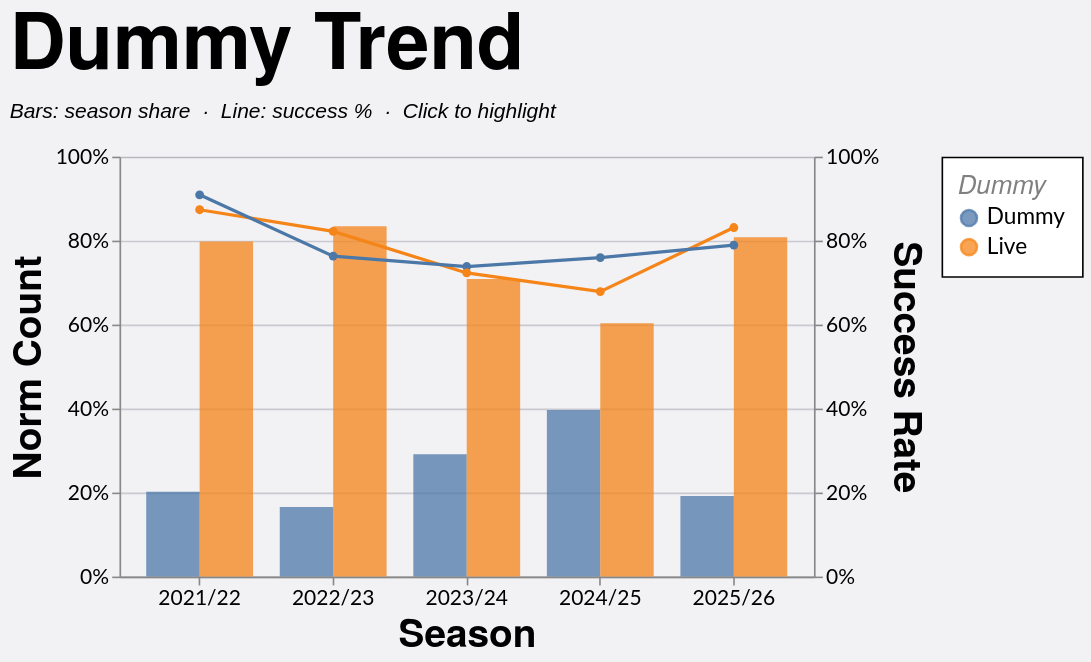

Write a Vega-Lite specification for this figure.
### Vega-Lite specification from a JSON file in a GitHub repository (floating-point values rounded to 4 significant figures; data arrays with more than 128 entries replaced by an {"elided": "..."} marker saying what was removed)
{"config": {"axis": {"labelFont": "Lato, sans-serif", "titleFont": "PT Sans Narrow, Helvetica Neue, Helvetica, Arial, sans-serif", "labelFontSize": 13, "titleFontSize": 24, "gridColor": "#202947", "gridOpacity": 0.2}, "header": {"labelFont": "PT Sans Narrow, Helvetica Neue, Helvetica, Arial, sans-serif", "titleFont": "PT Sans Narrow, Helvetica Neue, Helvetica, Arial, sans-serif", "labelFontSize": 24, "titleFontSize": 28, "labelFontWeight": "bold", "orient": "left"}, "legend": {"labelFont": "Lato, sans-serif", "titleFont": "PT Sans Narrow, Helvetica Neue, Helvetica, Arial, sans-serif", "labelFontSize": 14, "titleFontSize": 16, "titlePadding": 5, "fillColor": "white", "strokeColor": "black", "padding": 10, "titleFontWeight": "lighter", "titleFontStyle": "italic", "titleColor": "gray", "offset": 10}, "title": {"font": "PT Sans Narrow, Helvetica Neue, Helvetica, Arial, sans-serif", "fontSize": 48, "fontWeight": "bold", "anchor": "start", "align": "center", "titlePadding": 20, "subtitlePadding": 10, "subtitleFontSize": 13, "subtitleColor": "", "subtitleFontStyle": "italic", "offset": 15, "color": "black"}, "axisX": {"labelAngle": 0}, "facet": {"title": null, "header": null, "align": {"row": "each", "column": "each"}}, "resolve": {"scale": {"y": "independent", "facet": "independent"}}, "background": "#f2f1f4"}, "layer": [{"mark": {"type": "bar", "opacity": 0.35}, "encoding": {"color": {"field": "dummy", "title": "Dummy", "type": "nominal"}, "opacity": {"condition": {"param": "loDummyTrendHighlight", "value": 0.75}, "value": 0.12}, "tooltip": [{"field": "season", "title": "Season", "type": "nominal"}, {"field": "dummy", "title": "Dummy", "type": "nominal"}, {"field": "won", "format": ",.0f", "title": "Won", "type": "quantitative"}, {"field": "attempts", "format": ",.0f", "title": "Attempts", "type": "quantitative"}, {"field": "norm_count", "format": ".1%", "title": "Norm Count", "type": "quantitative"}, {"field": "success_rate", "format": ".1%", "title": "Success Rate", "type": "quantitative"}], "x": {"field": "season", "sort": ["2021/22", "2022/23", "2023/24", "2024/25", "2025/26"], "title": "Season", "type": "nominal"}, "xOffset": {"field": "dummy", "type": "nominal"}, "y": {"axis": {"format": "%", "orient": "left"}, "field": "norm_count", "scale": {"domain": [0, 1]}, "title": "Norm Count", "type": "quantitative"}}, "name": "view_8", "transform": [{"filter": "(loSquad == 'All' || datum.squad == loSquad) && (loGameType == 'All' || (loGameType == 'League + Cup' && (datum.game_type == 'League' || datum.game_type == 'Cup')) || (loGameType == 'League only' && datum.game_type == 'League') || datum.game_type == loGameType) && (loOpposition == 'All' || datum.opposition == loOpposition) && (loThrower == 'All' || datum.thrower == loThrower) && (loJumper == 'All' || datum.jumper == loJumper) && (loArea == 'All' || datum.area == loArea) && (loNumbers == 'All' || datum.numbers == loNumbers) && (loCall == 'All' || datum.call == loCall) && (loCallType == 'All' || datum.call_type == loCallType)"}, {"aggregate": [{"op": "count", "as": "attempts"}, {"op": "sum", "field": "won", "as": "won"}], "groupby": ["season", "dummy"]}, {"joinaggregate": [{"op": "sum", "field": "attempts", "as": "season_attempts"}], "groupby": ["season"]}, {"calculate": "datum.attempts / datum.season_attempts", "as": "norm_count"}, {"calculate": "datum.won / datum.attempts", "as": "success_rate"}]}, {"mark": {"type": "line", "point": true, "strokeWidth": 2}, "encoding": {"color": {"field": "dummy", "title": "Dummy", "type": "nominal"}, "detail": {"field": "dummy", "type": "nominal"}, "opacity": {"condition": {"param": "loDummyTrendHighlight", "value": 1}, "value": 0.2}, "tooltip": [{"field": "season", "title": "Season", "type": "nominal"}, {"field": "dummy", "title": "Dummy", "type": "nominal"}, {"field": "won", "format": ",.0f", "title": "Won", "type": "quantitative"}, {"field": "attempts", "format": ",.0f", "title": "Attempts", "type": "quantitative"}, {"field": "norm_count", "format": ".1%", "title": "Norm Count", "type": "quantitative"}, {"field": "success_rate", "format": ".1%", "title": "Success Rate", "type": "quantitative"}], "x": {"field": "season", "sort": ["2021/22", "2022/23", "2023/24", "2024/25", "2025/26"], "title": "Season", "type": "nominal"}, "y": {"axis": {"format": "%", "orient": "right"}, "field": "success_rate", "scale": {"domain": [0, 1]}, "title": "Success Rate", "type": "quantitative"}}, "transform": [{"filter": "(loSquad == 'All' || datum.squad == loSquad) && (loGameType == 'All' || (loGameType == 'League + Cup' && (datum.game_type == 'League' || datum.game_type == 'Cup')) || (loGameType == 'League only' && datum.game_type == 'League') || datum.game_type == loGameType) && (loOpposition == 'All' || datum.opposition == loOpposition) && (loThrower == 'All' || datum.thrower == loThrower) && (loJumper == 'All' || datum.jumper == loJumper) && (loArea == 'All' || datum.area == loArea) && (loNumbers == 'All' || datum.numbers == loNumbers) && (loCall == 'All' || datum.call == loCall) && (loCallType == 'All' || datum.call_type == loCallType)"}, {"aggregate": [{"op": "count", "as": "attempts"}, {"op": "sum", "field": "won", "as": "won"}], "groupby": ["season", "dummy"]}, {"joinaggregate": [{"op": "sum", "field": "attempts", "as": "season_attempts"}], "groupby": ["season"]}, {"calculate": "datum.attempts / datum.season_attempts", "as": "norm_count"}, {"calculate": "datum.won / datum.attempts", "as": "success_rate"}]}], "data": {"name": "data-9f78a8a80e26132ebc7aef6a8d9c7f48"}, "height": 260, "params": [{"name": "loSquad", "value": "All"}, {"name": "loSeason", "value": "All"}, {"name": "loGameType", "value": "All"}, {"name": "loOpposition", "value": "All"}, {"name": "loThrower", "value": "All"}, {"name": "loJumper", "value": "All"}, {"name": "loArea", "value": "All"}, {"name": "loNumbers", "value": "All"}, {"name": "loCall", "value": "All"}, {"name": "loCallType", "value": "All"}, {"name": "loDummyTrendHighlight", "select": {"type": "point", "clear": "dblclick", "fields": ["dummy"], "on": "click"}, "views": ["view_8"]}], "resolve": {"scale": {"y": "independent"}}, "title": {"text": "Dummy Trend", "subtitle": "Bars: season share  ·  Line: success %  ·  Click to highlight"}, "width": 430, "$schema": "https://vega.github.io/schema/vega-lite/v5.20.1.json", "datasets": {"data-9f78a8a80e26132ebc7aef6a8d9c7f48": {"elided": "1228 records"}}}
